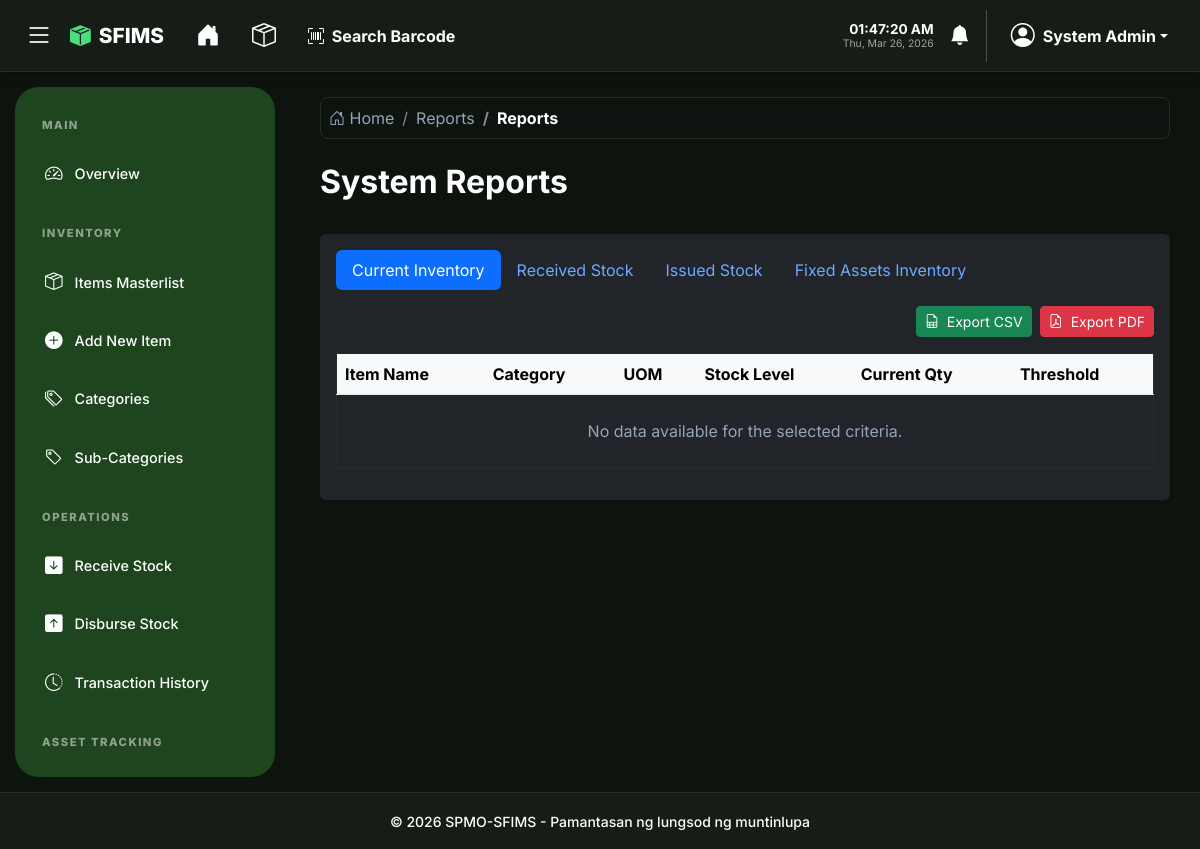
The page /reports/reports.php (signed in) on the database as committed earlier.
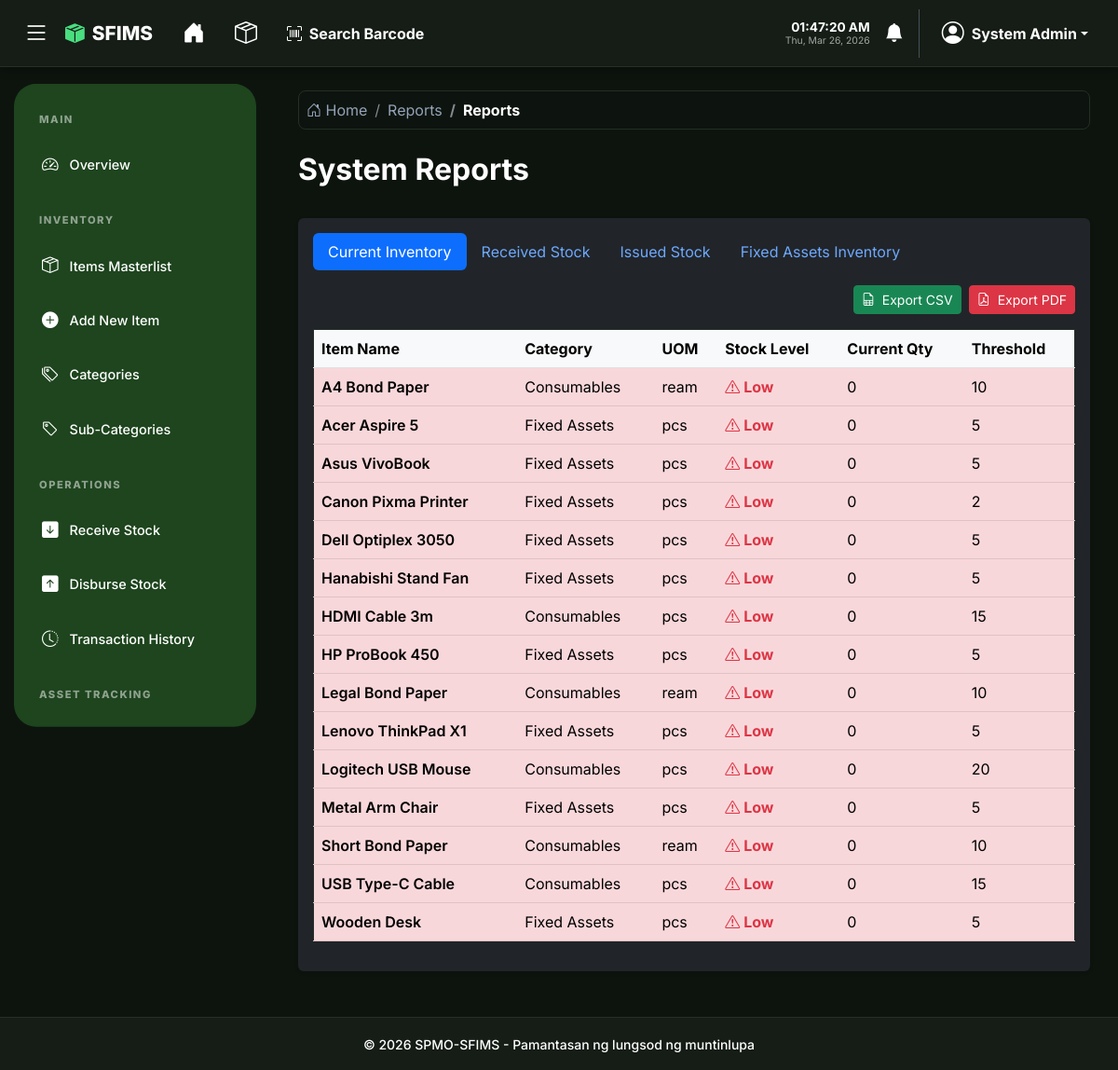
The same page on the database as committed later.
### tables this page shows
CREATE TABLE IF NOT EXISTS items (
    id INT AUTO_INCREMENT PRIMARY KEY,
    name VARCHAR(255) NOT NULL,
    description TEXT,
    category_id INT,
    sub_category_id INT,
    uom VARCHAR(50) NOT NULL,
     
    threshold_quantity INT DEFAULT 0,
    current_quantity INT DEFAULT 0,
    created_at TIMESTAMP DEFAULT CURRENT_TIMESTAMP,
    FOREIGN KEY (category_id) REFERENCES categories(id) ON DELETE
    SET NULL,
        FOREIGN KEY (sub_category_id) REFERENCES sub_categories(id) ON DELETE
    SET NULL
);

CREATE TABLE IF NOT EXISTS categories (
    id INT AUTO_INCREMENT PRIMARY KEY,
    name VARCHAR(100) NOT NULL UNIQUE,
    created_at TIMESTAMP DEFAULT CURRENT_TIMESTAMP
);

### config/app.php (called while the page is built, shortened)
<?php
function h($string)
{
    return htmlspecialchars($string, ENT_QUOTES, 'UTF-8');
}

### reports/reports.php (the view, shortened to what the rows shown need)
<?php
require_once '../config/app.php';
$db = Database::getInstance();
$type = $_GET['type'] ?? 'inventory';
$format = $_GET['format'] ?? 'html';
$data = [];
$rpt_page     = max(1, (int)($_GET['rpt_page'] ?? 1));
$rpt_per_page = 20;
$total_records = 0;
$base_sql = "";
$params = [];
$count_sql = "";
if ($type === 'inventory') {
    $base_sql = "SELECT i.*, c.name as category_name
                 FROM items i
                 LEFT JOIN categories c ON i.category_id = c.id
                 WHERE 1=1";
    $count_sql = "SELECT COUNT(*) FROM items i LEFT JOIN categories c ON i.category_id = c.id WHERE 1=1";
    $base_sql .= " ORDER BY i.name ASC";
}
if ($format === 'html' && !empty($count_sql)) {
    try {
        $count_no_order = $db->prepare($count_sql);
        $count_no_order->execute($base_params ?? $params);
        $total_records = (int)$count_no_order->fetchColumn();
    } catch (Exception $e) {
        $total_records = 0;
    }
    $rpt_total_pages = max(1, ceil($total_records / $rpt_per_page));
    $rpt_page        = min($rpt_page, $rpt_total_pages);
    $rpt_offset      = ($rpt_page - 1) * $rpt_per_page;
    $limit  = $rpt_per_page;
    $offset = $rpt_offset;
}
if ($format === 'csv' || $format === 'json_all') {
    $stmt = $db->prepare($base_sql);
    $stmt->execute($params);
    $data = $stmt->fetchAll();
} else {
    $paginated_sql = $base_sql . " LIMIT ? OFFSET ?";
    $paginated_params = array_merge($params, [$limit, $offset]);
    $stmt = $db->prepare($paginated_sql);
    $stmt->execute($paginated_params);
    $data = $stmt->fetchAll();
}
require_once '../partials/header.php';
?>
<div class="row mb-4">
    <div class="col-md-6">
        <h2 class="fw-bold">System Reports</h2>
    </div>
</div>
<div class="card shadow-sm border-0 mb-4">
    <div class="card-body">
        <div class="table-responsive">
            <table class="table table-hover align-middle border" id="reportTable">
                <thead class="table-light">
                    <?php if ($type === 'inventory'): ?>
                        <tr>
                            <th>Item Name</th>
                            <th>Category</th>
                            <th>UOM</th>
                            <th>Stock Level</th>
                            <th>Current Qty</th>
                            <th>Threshold</th>
                        </tr>
                    <?php endif; ?>
                </thead>
                <tbody>
                    <?php if ($data): ?>
                        <?php $counter = $offset + 1; foreach ($data as $row): ?>
                            <?php if ($type === 'inventory'): ?>
                                <tr
                                    class="<?php echo $row['current_quantity'] <= $row['threshold_quantity'] ? 'table-danger' : ''; ?>">
                                    <td class="fw-semibold">
                                        <?php echo h($row['name']); ?>
                                    </td>
                                    <td>
                                        <?php echo h($row['category_name']); ?>
                                    </td>
                                    <td>
                                        <?php echo h($row['uom']); ?>
                                    </td>
                                    <td>
                                        <?php if ($row['current_quantity'] <= $row['threshold_quantity']): ?>
                                            <span class="text-danger fw-bold"><i class="bi bi-exclamation-triangle"></i> Low</span>
                                        <?php else: ?>
                                            <span class="text-success">Good</span>
                                        <?php endif; ?>
                                    </td>
                                    <td>
                                        <?php echo $row['current_quantity']; ?>
                                    </td>
                                    <td>
                                        <?php echo $row['threshold_quantity']; ?>
                                    </td>
                                </tr>
                            <?php endif; ?>
                        <?php endforeach; ?>
                    <?php endif; ?>
                </tbody>
            </table>
        </div>
    </div>
</div>
<?php require_once '../partials/footer.php'; ?>

Rows that differ between the two databases and show on the page:
added items: name "A4 Bond Paper", category.name "Consumables", uom "ream", shows "Low", current_quantity "0", threshold_quantity "10"
added items: name "Acer Aspire 5", category.name "Fixed Assets", uom "pcs", shows "Low", current_quantity "0", threshold_quantity "5"
added items: name "Asus VivoBook", category.name "Fixed Assets", uom "pcs", shows "Low", current_quantity "0", threshold_quantity "5"
added items: name "Canon Pixma Printer", category.name "Fixed Assets", uom "pcs", shows "Low", current_quantity "0", threshold_quantity "2"
added items: name "Dell Optiplex 3050", category.name "Fixed Assets", uom "pcs", shows "Low", current_quantity "0", threshold_quantity "5"
added items: name "Hanabishi Stand Fan", category.name "Fixed Assets", uom "pcs", shows "Low", current_quantity "0", threshold_quantity "5"
added items: name "HDMI Cable 3m", category.name "Consumables", uom "pcs", shows "Low", current_quantity "0", threshold_quantity "15"
added items: name "HP ProBook 450", category.name "Fixed Assets", uom "pcs", shows "Low", current_quantity "0", threshold_quantity "5"
added items: name "Legal Bond Paper", category.name "Consumables", uom "ream", shows "Low", current_quantity "0", threshold_quantity "10"
added items: name "Lenovo ThinkPad X1", category.name "Fixed Assets", uom "pcs", shows "Low", current_quantity "0", threshold_quantity "5"
added items: name "Logitech USB Mouse", category.name "Consumables", uom "pcs", shows "Low", current_quantity "0", threshold_quantity "20"
added items: name "Metal Arm Chair", category.name "Fixed Assets", uom "pcs", shows "Low", current_quantity "0", threshold_quantity "5"
added items: name "Short Bond Paper", category.name "Consumables", uom "ream", shows "Low", current_quantity "0", threshold_quantity "10"
added items: name "USB Type-C Cable", category.name "Consumables", uom "pcs", shows "Low", current_quantity "0", threshold_quantity "15"
added items: name "Wooden Desk", category.name "Fixed Assets", uom "pcs", shows "Low", current_quantity "0", threshold_quantity "5"
Other text that changed with them:
text no longer shown: "No data available for the selected criteria."
